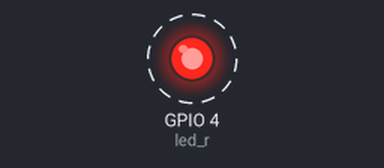
This sketch was run on a simulated ESP32. On the bench: output pins drawn as LEDs (lit = HIGH). Dashed ring = blinking.

Above: at 0.5 s.
Timing chart, 0 to 4.6 s (numbered marks = the images above):
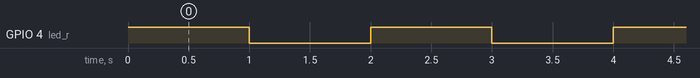

The sketch:

esp32_ch01_led1.ino
```cpp
int led_r = 4;

void setup() {
  pinMode(led_r, OUTPUT);
}

void loop() {
  digitalWrite(led_r, HIGH);
  delay(1000);
  digitalWrite(led_r, LOW);
  delay(1000);
}
```

Measured:
- by itself, GPIO 4 (led_r): alternates HIGH for 1.0 s and LOW for 1.0 s
